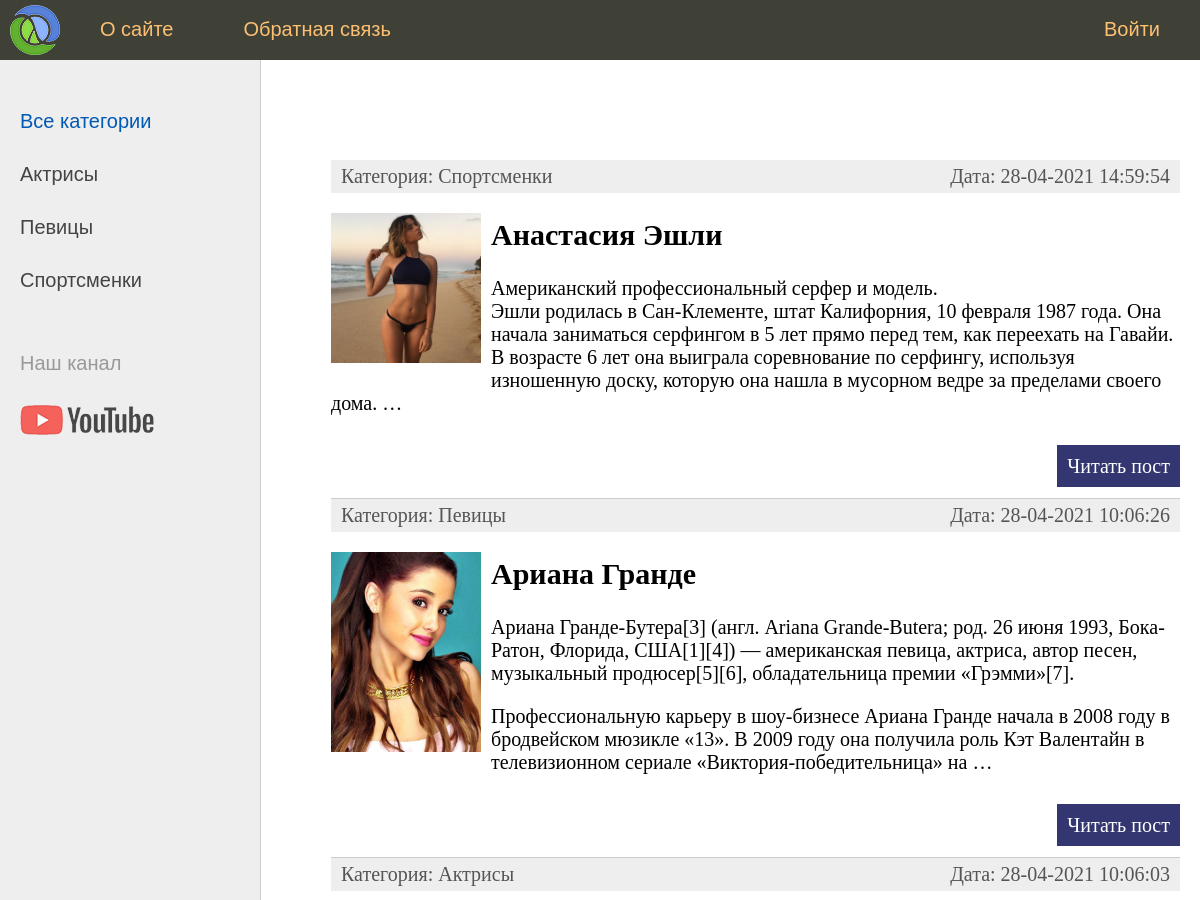
The app's page / (upper part), older data.
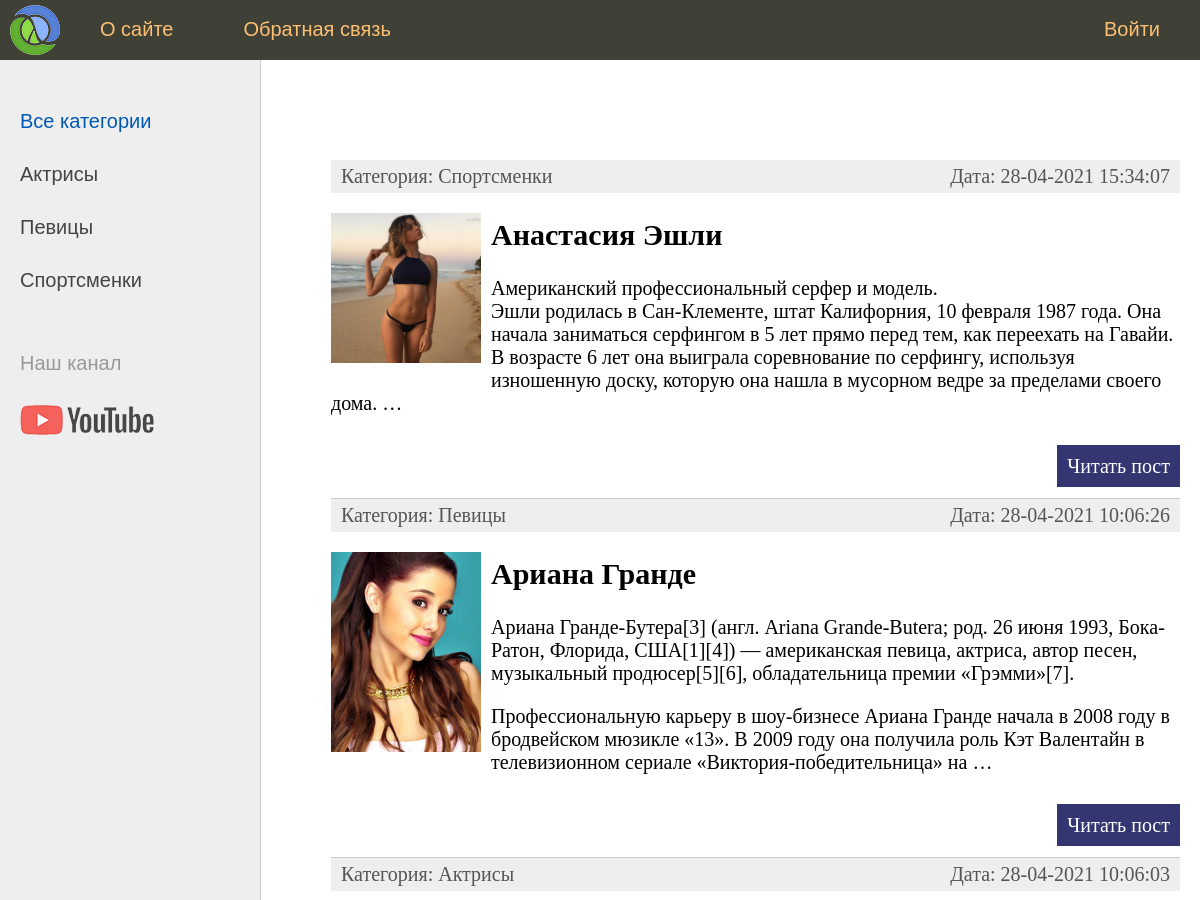
The same page, newer data.
### women/models.py (models this page shows, shortened)
class Women(models.Model):
    title = models.CharField(max_length=255, verbose_name="Заголовок")
    slug = models.SlugField(max_length=255, unique=True, db_index=True, verbose_name='URL')
    content = models.TextField(blank=True, verbose_name="Текст статьи")
    photo = models.ImageField(upload_to="photos/%Y/%m/%d/", verbose_name="Фото")
    time_create = models.DateTimeField(auto_now_add=True, verbose_name="Время создания")
    time_update = models.DateTimeField(auto_now=True, verbose_name="Время изменения")
    is_published = models.BooleanField(default=True, verbose_name="Публикация")
    cat = models.ForeignKey('Category', on_delete=models.PROTECT, verbose_name="Категории")
    def get_absolute_url(self):
        return reverse('post', kwargs={'post_slug': self.slug})
    class Meta:
        verbose_name = 'Известные женщины'
        verbose_name_plural = 'Известные женщины'
        ordering = ['-time_create', 'title']

class Category(models.Model):
    name = models.CharField(max_length=100, db_index=True, verbose_name="Категория")
    slug = models.SlugField(max_length=255, unique=True, db_index=True, verbose_name='URL')
    def __str__(self):
        return self.name
    def get_absolute_url(self):
        return reverse('category', kwargs={'cat_slug': self.slug})
    class Meta:
        verbose_name = 'Категория'
        verbose_name_plural = 'Категории'
        ordering = ['id']

### women/views.py (the view)
# urls.py: path('', WomenHome.as_view(), name='home'),
class WomenHome(DataMixin, ListView):
    model = Women
    template_name = 'women/index.html'
    context_object_name = 'posts'
    def get_context_data(self, *, object_list=None, **kwargs):
        context = super().get_context_data(**kwargs)
        c_def = self.get_user_context(title="Главная страница")
        return {**context, **c_def}
    def get_queryset(self):
        return Women.objects.filter(is_published=True)

### women/utils.py (called while the page is built)
    def get_user_context(self, **kwargs):
        context = kwargs
        cats = Category.objects.annotate(Count('women'))
        user_menu = menu.copy()
        if not self.request.user.is_authenticated:
            user_menu.pop(1)
        context['menu'] = user_menu
        context['cats'] = cats
        if 'cat_selected' not in context:
            context['cat_selected'] = 0
        return context

### women/templates/women/index.html (shortened to what this page needs)
{% extends 'women/base.html' %}
{% block content %}
<ul class="list-articles">
    {% for p in posts %}
    <li>
        <div class="article-panel">
            <p class="first">Категория: {{p.cat}}</p>
            <p class="last">Дата: {{p.time_update|date:"d-m-Y H:i:s"}}</p>
        </div>
        {% if p.photo %}
            <p><img class="img-article-left thumb" src="{{p.photo.url}}"></p>
        {% endif %}
        <h2>{{p.title}}</h2>
        {% autoescape on %}
            {{p.content|linebreaks|truncatewords:50}}
        {% endautoescape %}
        <p class="link-read-post"><a href="{{ p.get_absolute_url }}">Читать пост</a></p>
    </li>
    {% endfor %}
</ul>
{% endblock %}

Row changes from the older to the newer data that the page shows:
changed Women "Анастасия Эшли": time_update "28-04-2021 14:59:54" → "28-04-2021 15:34:07"
